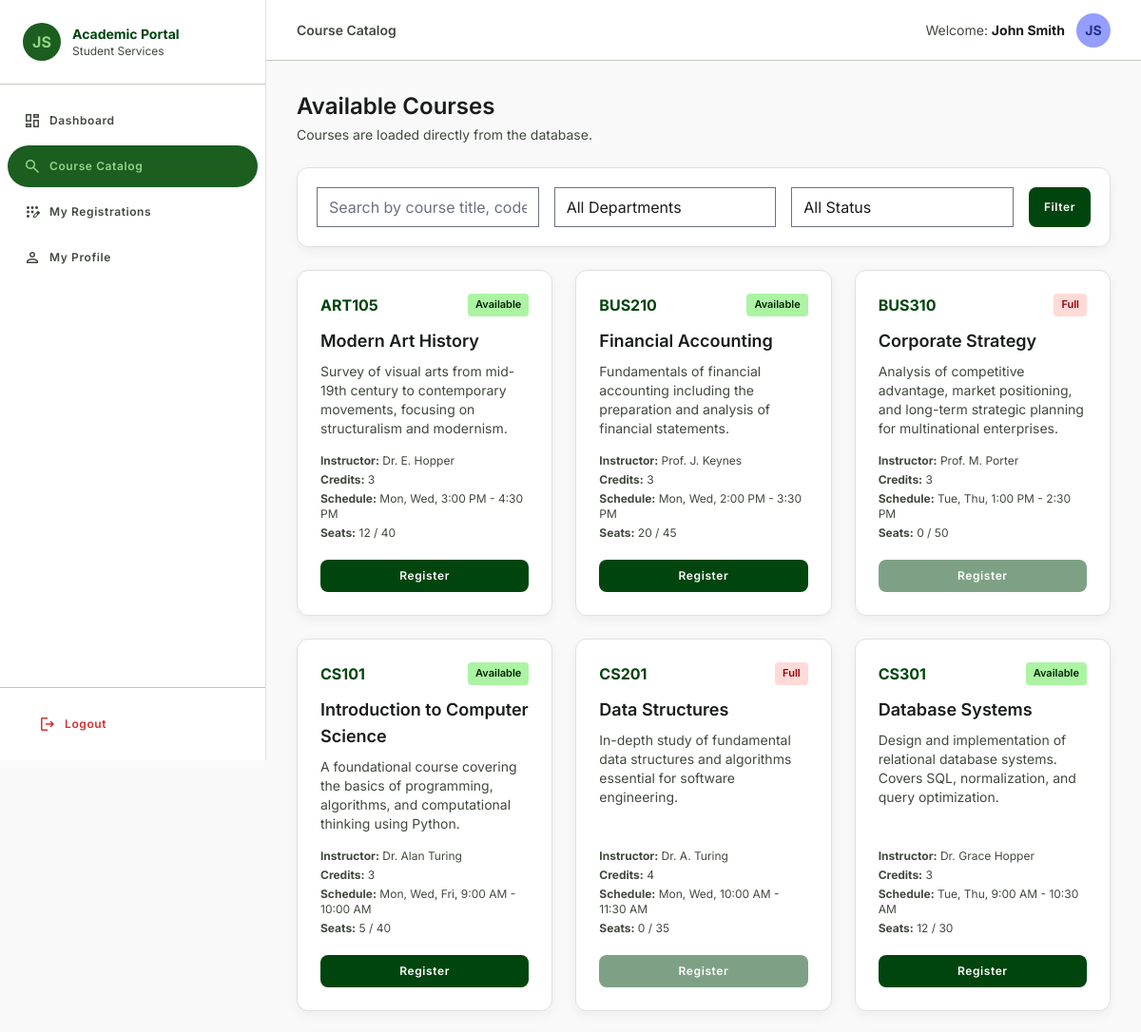
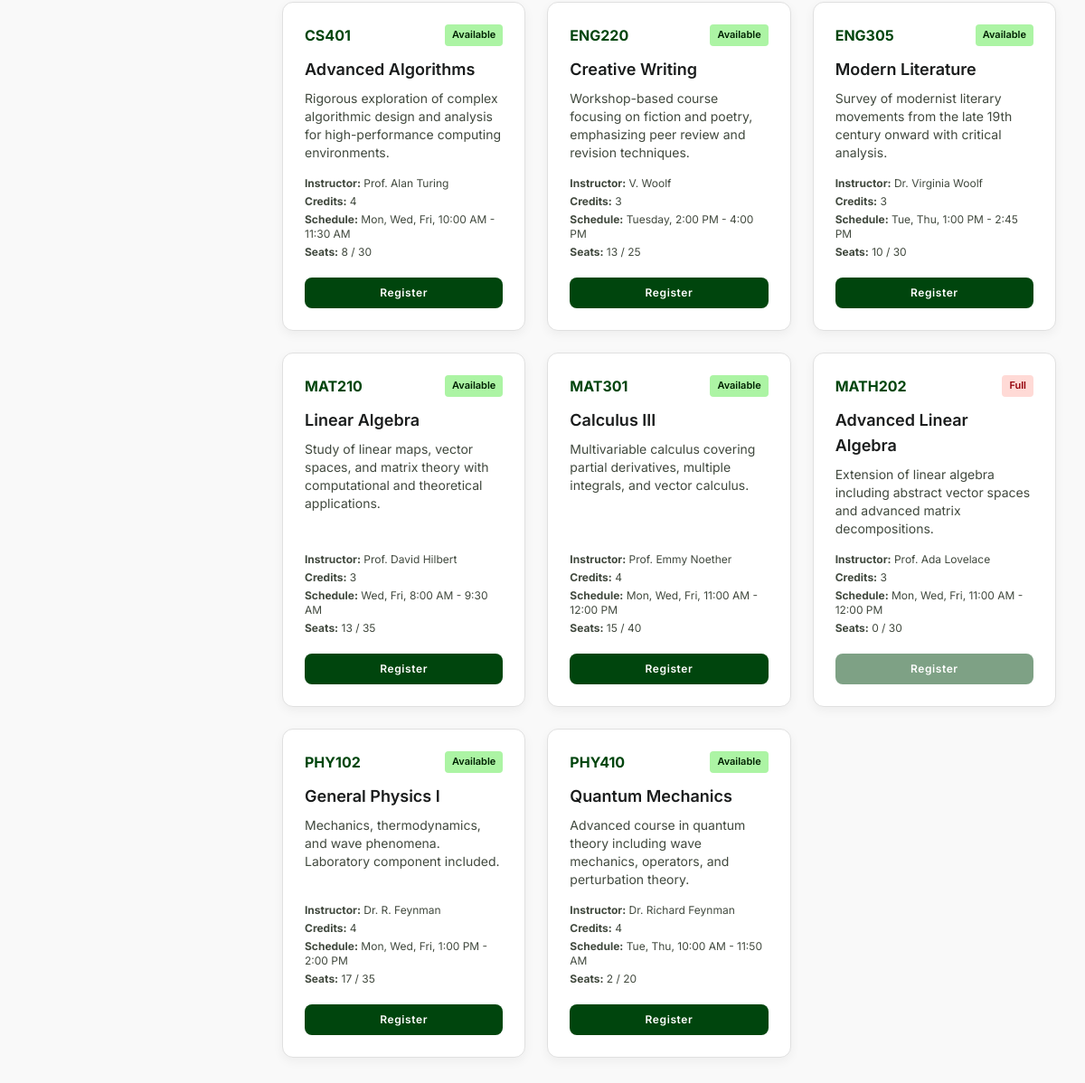
The page /student/courses.php (signed in) on the database its author committed (2 pictures, top to bottom).
### tables this page shows
CREATE TABLE students (
    student_id     INT UNSIGNED AUTO_INCREMENT PRIMARY KEY,
    user_id        INT UNSIGNED NOT NULL UNIQUE,
    student_number VARCHAR(20)  NOT NULL UNIQUE,
    department     VARCHAR(100) NOT NULL,
    program        VARCHAR(150) NOT NULL,
    year_level     TINYINT UNSIGNED NOT NULL DEFAULT 1,
    created_at     DATETIME NOT NULL DEFAULT CURRENT_TIMESTAMP,
    CONSTRAINT fk_student_user FOREIGN KEY (user_id)
        REFERENCES users(user_id) ON DELETE CASCADE ON UPDATE CASCADE,
    INDEX idx_student_number (student_number),
    INDEX idx_student_user   (user_id)
);

CREATE TABLE users (
    user_id       INT UNSIGNED AUTO_INCREMENT PRIMARY KEY,
    full_name     VARCHAR(150)  NOT NULL,
    email         VARCHAR(180)  NOT NULL UNIQUE,
    password_hash VARCHAR(255)  NOT NULL,
    role          ENUM('student','admin') NOT NULL DEFAULT 'student',
    is_active     TINYINT(1)    NOT NULL DEFAULT 1,
    created_at    DATETIME      NOT NULL DEFAULT CURRENT_TIMESTAMP,
    updated_at    DATETIME      NOT NULL DEFAULT CURRENT_TIMESTAMP ON UPDATE CURRENT_TIMESTAMP,
    INDEX idx_email (email),
    INDEX idx_role  (role)
);

CREATE TABLE courses (
    course_id       INT UNSIGNED AUTO_INCREMENT PRIMARY KEY,
    course_code     VARCHAR(20)  NOT NULL UNIQUE,
    course_title    VARCHAR(200) NOT NULL,
    description     TEXT,
    department      VARCHAR(100) NOT NULL,
    instructor      VARCHAR(150) NOT NULL,
    credit_hours    TINYINT UNSIGNED NOT NULL DEFAULT 3,
    schedule_day    VARCHAR(60)  NOT NULL,
    schedule_time   VARCHAR(60)  NOT NULL,
    capacity        SMALLINT UNSIGNED NOT NULL DEFAULT 30,
    available_seats SMALLINT UNSIGNED NOT NULL DEFAULT 30,
    status          ENUM('active','inactive','full') NOT NULL DEFAULT 'active',
    created_at      DATETIME NOT NULL DEFAULT CURRENT_TIMESTAMP,
    updated_at      DATETIME NOT NULL DEFAULT CURRENT_TIMESTAMP ON UPDATE CURRENT_TIMESTAMP,
    CONSTRAINT chk_capacity  CHECK (capacity > 0),
    CONSTRAINT chk_seats     CHECK (available_seats >= 0),
    CONSTRAINT chk_seats_cap CHECK (available_seats <= capacity),
    INDEX idx_course_code (course_code),
    INDEX idx_department  (department),
    INDEX idx_status      (status)
);

### includes/header.php (called while the page is built, shortened)
<?php
require_once __DIR__ . '/head.php';
?>

### includes/config.php (called while the page is built, shortened)
<?php
function url(string $path): string {
    return BASE_URL . $path;
}
function asset(string $path): string {
    return BASE_URL . $path;
}
?>

### includes/auth.php (called while the page is built, shortened)
<?php
require_once __DIR__ . '/db.php';
function currentUser(): ?array {
    global $pdo;
    $stmt = $pdo->prepare("\n        SELECT u.user_id, u.full_name, u.email, u.role, u.is_active,\n               s.student_id, s.student_number, s.department AS student_department, s.program, s.year_level,\n               a.admin_id, a.staff_number\n        FROM users u\n        LEFT JOIN students s ON u.user_id = s.user_id\n        LEFT JOIN admins a ON u.user_id = a.user_id\n        WHERE u.user_id = ?\n        LIMIT 1\n    ");
    $stmt->execute([$_SESSION['user_id']]);
    $user = $stmt->fetch();
    return $user ?: null;
}
?>

### includes/functions.php (called while the page is built, shortened)
<?php
require_once __DIR__ . '/db.php';
function e($value): string { return htmlspecialchars((string)$value, ENT_QUOTES, 'UTF-8'); }
function getInitials(?string $name): string {
    $parts = preg_split('/\s+/', trim((string)$name));
    $initials = '';
    foreach ($parts as $part) if ($part !== '') $initials .= strtoupper(substr($part, 0, 1));
    return substr($initials ?: 'U', 0, 2);
}
function getCourses(array $filters = []): array {
    global $pdo;
    $sql = "SELECT * FROM courses WHERE 1=1";
    $params = [];
    $search = trim($filters['search'] ?? '');
    $dept = trim($filters['dept'] ?? ($filters['department'] ?? ''));
    $status = trim($filters['status'] ?? '');
    $available = $filters['available'] ?? '';
    $sql .= " ORDER BY course_code ASC";
    $stmt = $pdo->prepare($sql);
    $stmt->execute($params);
    return $stmt->fetchAll();
}
?>

### student/courses.php (the view, shortened to what this page needs)
<?php
require_once '../includes/auth.php'; require_once '../includes/functions.php';
requireStudent(); $user=currentUser();
$filters=['search'=>$_GET['search']??'', 'dept'=>$_GET['dept']??'', 'available'=>$_GET['available']??'']; $courses=getCourses($filters);
$pageTitle='Course Catalog'; $activePage='courses'; $sidebarRole='student';
require_once '../includes/header.php'; require_once '../includes/sidebar.php';
?>
<div class="p-8 max-w-6xl mx-auto"><div class="mb-6"><h2 class="text-2xl font-semibold text-on-surface mb-1">Available Courses</h2><p class="text-sm text-on-surface-variant">Courses are loaded directly from the database.</p></div>
<form method="GET" class="card mb-6 p-5"><div class="flex flex-col md:flex-row gap-4"><input name="search" value="<?= e($filters['search']) ?>" class="form-input" placeholder="Search by course title, code, or instructor"><select name="dept" class="form-input max-w-xs"><option value="">All Departments</option></select><select name="available" class="form-input max-w-xs"><option value="">All Status</option></select><button class="btn-primary" type="submit">Filter</button></div></form>
<div class="grid grid-cols-1 md:grid-cols-2 lg:grid-cols-3 gap-6"><?php foreach($courses as $c): $isFull=(int)$c['available_seats']<=0 || $c['status']==='full'; ?><div class="course-card"><div class="flex justify-between gap-2 mb-3"><span class="font-bold text-primary"><?= e($c['course_code']) ?></span><span class="<?= $isFull?'badge-full':'badge-available' ?>"><?= $isFull?'Full':'Available' ?></span></div><h3 class="text-lg font-semibold mb-2"><?= e($c['course_title']) ?></h3><p class="text-sm text-on-surface-variant flex-grow"><?= e($c['description']) ?></p><div class="text-xs text-on-surface-variant mt-4 space-y-1"><p><strong>Instructor:</strong> <?= e($c['instructor']) ?></p><p><strong>Credits:</strong> <?= (int)$c['credit_hours'] ?></p><p><strong>Schedule:</strong> <?= e($c['schedule_day']) ?>, <?= e($c['schedule_time']) ?></p><p><strong>Seats:</strong> <?= (int)$c['available_seats'] ?> / <?= (int)$c['capacity'] ?></p></div><button class="btn-primary w-full justify-center mt-5" <?= $isFull?'disabled style="opacity:.5;cursor:not-allowed"':'' ?> onclick="enrollCourse(<?= (int)$c['course_id'] ?>)">Register</button></div><?php endforeach; ?></div></div>
<?php require_once '../includes/footer.php'; ?>

### includes/head.php (shortened to what this page needs)
<?php
require_once __DIR__ . '/config.php';
?>
<!DOCTYPE html>
<html lang="en" class="light">
<head>
<script src="https://cdn.tailwindcss.com?plugins=forms,container-queries"></script>
<link rel="stylesheet" href="<?= asset('/assets/css/style.css') ?>">
</head>
<body class="bg-background text-on-surface antialiased">

### includes/sidebar.php
<?php
if (($sidebarRole ?? '') === 'admin') require __DIR__ . '/admin_sidebar.php';
else require __DIR__ . '/student_sidebar.php';
?>
<div class="main-content">
<header class="sticky top-0 z-30 flex justify-between items-center px-8 h-16 bg-surface border-b border-outline-variant">
  <div class="flex items-center gap-3"><span class="text-sm font-semibold text-on-surface-variant hidden md:block"><?= e($pageTitle ?? 'Dashboard') ?></span></div>
  <div class="flex items-center gap-3">
    <span class="text-sm text-on-surface-variant"><?= ($sidebarRole ?? '') === 'admin' ? 'Admin' : 'Welcome' ?>: <strong class="text-on-surface"><?= e($user['full_name'] ?? 'User') ?></strong></span>
    <div class="w-9 h-9 rounded-full bg-secondary-container text-on-secondary-container flex items-center justify-center font-bold text-sm"><?= e(getInitials($user['full_name'] ?? 'User')) ?></div>
  </div>
</header>

### includes/student_sidebar.php
<aside class="sidebar" id="student-sidebar">
  <div class="flex items-center gap-3 p-6 border-b border-outline-variant">
    <div class="w-10 h-10 rounded-full bg-primary-container flex items-center justify-center font-bold text-on-primary-container"><?= e(getInitials($user['full_name'] ?? 'Student')) ?></div>
    <div><h2 class="text-sm font-bold text-primary">Academic Portal</h2><p class="text-xs text-on-surface-variant">Student Services</p></div>
  </div>
  <nav class="flex-1 py-4 overflow-y-auto"><ul class="space-y-1">
    <li><a class="nav-link <?= ($activePage ?? '') === 'dashboard' ? 'active' : '' ?>" href="<?= url('/student/dashboard.php') ?>"><span class="ms" style="font-size:20px">dashboard</span>Dashboard</a></li>
    <li><a class="nav-link <?= ($activePage ?? '') === 'courses' ? 'active' : '' ?>" href="<?= url('/student/courses.php') ?>"><span class="ms" style="font-size:20px">search</span>Course Catalog</a></li>
    <li><a class="nav-link <?= ($activePage ?? '') === 'mycourses' ? 'active' : '' ?>" href="<?= url('/student/my_courses.php') ?>"><span class="ms" style="font-size:20px">app_registration</span>My Registrations</a></li>
    <li><a class="nav-link <?= ($activePage ?? '') === 'profile' ? 'active' : '' ?>" href="<?= url('/student/profile.php') ?>"><span class="ms" style="font-size:20px">person</span>My Profile</a></li>
  </ul></nav>
  <div class="p-4 border-t border-outline-variant"><a href="<?= url('/logout.php') ?>" class="nav-link w-full text-error hover:bg-error-container/20"><span class="ms" style="font-size:20px;color:#D32F2F">logout</span>Logout</a></div>
</aside>

### includes/footer.php (shortened to what this page needs)
</div>
</body>
</html>

### assets/css/style.css (style rules this page uses)
* { font-family: 'Inter', sans-serif; }
body { min-height: 100dvh; }
.ms { font-family: 'Material Symbols Outlined'; font-weight: normal; font-style: normal; font-size: 24px; line-height: 1; letter-spacing: normal; text-transform: none; display: inline-block; white-space: nowrap; direction: ltr; -webkit-font-smoothing: antialiased; }
.nav-link { display: flex; align-items: center; gap: 8px; padding: 12px 16px; margin: 0 8px; border-radius: 9999px; cursor: pointer; font-size: 12px; font-weight: 600; letter-spacing: 0.05em; color: #41493e; transition: all 0.15s; }
.nav-link.active { background: #1b5e20; color: #90d689; }
.nav-link.active .ms { color: #90d689; }
.btn-primary { background: #00450d; color: white; padding: 8px 16px; border-radius: 8px; font-size: 12px; font-weight: 600; letter-spacing: 0.05em; cursor: pointer; border: none; display: inline-flex; align-items: center; gap: 6px; transition: all 0.15s; }
.card { background: white; border: 1px solid #E0E0E0; border-radius: 12px; padding: 24px; box-shadow: 0 4px 12px rgba(0,0,0,0.05); }
.badge-available { background: #acf4a4; color: #002203; font-size: 11px; font-weight: 600; padding: 3px 8px; border-radius: 4px; }
.badge-full { background: #ffdad6; color: #93000a; font-size: 11px; font-weight: 600; padding: 3px 8px; border-radius: 4px; }
.form-input { width: 100%; padding: 10px 14px; background: white; border: 1px solid #E0E0E0; border-radius: 8px; font-size: 15px; color: #1a1c1c; outline: none; transition: all 0.2s; box-sizing: border-box; }
.course-card { background: white; border: 1px solid #E0E0E0; border-radius: 12px; padding: 24px; box-shadow: 0 4px 12px rgba(0,0,0,0.05); display: flex; flex-direction: column; transition: box-shadow 0.2s; }
.sidebar { width: 280px; min-height: 100vh; background: white; border-right: 1px solid #E0E0E0; position: fixed; top: 0; left: 0; z-index: 40; display: flex; flex-direction: column; }
.main-content { margin-left: 280px; min-height: 100vh; background: #f9f9f9; }
.ms { font-feature-settings: 'liga'; }

### rows shown on the page
students: user.full_name "JS", user.full_name "John Smith"
courses: course_code "ART105", status "Available", course_title "Modern Art History", description "Survey of visual arts from mid-19th century to contemporary movements, focusing on structuralism and modernism.", instructor "Dr. E. Hopper", credit_hours "3", schedule_day "Mon, Wed", schedule_time "3:00 PM - 4:30 PM", available_seats "12", capacity "40"
courses: course_code "BUS210", status "Available", course_title "Financial Accounting", description "Fundamentals of financial accounting including the preparation and analysis of financial statements.", instructor "Prof. J. Keynes", credit_hours "3", schedule_day "Mon, Wed", schedule_time "2:00 PM - 3:30 PM", available_seats "20", capacity "45"
courses: course_code "BUS310", shows "Full", course_title "Corporate Strategy", description "Analysis of competitive advantage, market positioning, and long-term strategic planning for multinational enterprises.", instructor "Prof. M. Porter", credit_hours "3", schedule_day "Tue, Thu", schedule_time "1:00 PM - 2:30 PM", available_seats "0", capacity "50"
courses: course_code "CS101", status "Available", course_title "Introduction to Computer Science", description "A foundational course covering the basics of programming, algorithms, and computational thinking using Python.", instructor "Dr. Alan Turing", credit_hours "3", schedule_day "Mon, Wed, Fri", schedule_time "9:00 AM - 10:00 AM", available_seats "5", capacity "40"
courses: course_code "CS201", shows "Full", course_title "Data Structures", description "In-depth study of fundamental data structures and algorithms essential for software engineering.", instructor "Dr. A. Turing", credit_hours "4", schedule_day "Mon, Wed", schedule_time "10:00 AM - 11:30 AM", available_seats "0", capacity "35"
courses: course_code "CS301", status "Available", course_title "Database Systems", description "Design and implementation of relational database systems. Covers SQL, normalization, and query optimization.", instructor "Dr. Grace Hopper", credit_hours "3", schedule_day "Tue, Thu", schedule_time "9:00 AM - 10:30 AM", available_seats "12", capacity "30"
courses: course_code "CS401", status "Available", course_title "Advanced Algorithms", description "Rigorous exploration of complex algorithmic design and analysis for high-performance computing environments.", instructor "Prof. Alan Turing", credit_hours "4", schedule_day "Mon, Wed, Fri", schedule_time "10:00 AM - 11:30 AM", available_seats "8", capacity "30"
courses: course_code "ENG220", status "Available", course_title "Creative Writing", description "Workshop-based course focusing on fiction and poetry, emphasizing peer review and revision techniques.", instructor "V. Woolf", credit_hours "3", schedule_day "Tuesday", schedule_time "2:00 PM - 4:00 PM", available_seats "13", capacity "25"
courses: course_code "ENG305", status "Available", course_title "Modern Literature", description "Survey of modernist literary movements from the late 19th century onward with critical analysis.", instructor "Dr. Virginia Woolf", credit_hours "3", schedule_day "Tue, Thu", schedule_time "1:00 PM - 2:45 PM", available_seats "10", capacity "30"
courses: course_code "MAT210", status "Available", course_title "Linear Algebra", description "Study of linear maps, vector spaces, and matrix theory with computational and theoretical applications.", instructor "Prof. David Hilbert", credit_hours "3", schedule_day "Wed, Fri", schedule_time "8:00 AM - 9:30 AM", available_seats "13", capacity "35"
courses: course_code "MAT301", status "Available", course_title "Calculus III", description "Multivariable calculus covering partial derivatives, multiple integrals, and vector calculus.", instructor "Prof. Emmy Noether", credit_hours "4", schedule_day "Mon, Wed, Fri", schedule_time "11:00 AM - 12:00 PM", available_seats "15", capacity "40"
courses: course_code "MATH202", shows "Full", course_title "Advanced Linear Algebra", description "Extension of linear algebra including abstract vector spaces and advanced matrix decompositions.", instructor "Prof. Ada Lovelace", credit_hours "3", schedule_day "Mon, Wed, Fri", schedule_time "11:00 AM - 12:00 PM", available_seats "0", capacity "30"
courses: course_code "PHY102", status "Available", course_title "General Physics I", description "Mechanics, thermodynamics, and wave phenomena. Laboratory component included.", instructor "Dr. R. Feynman", credit_hours "4", schedule_day "Mon, Wed, Fri", schedule_time "1:00 PM - 2:00 PM", available_seats "17", capacity "35"
courses: course_code "PHY410", status "Available", course_title "Quantum Mechanics", description "Advanced course in quantum theory including wave mechanics, operators, and perturbation theory.", instructor "Dr. Richard Feynman", credit_hours "4", schedule_day "Tue, Thu", schedule_time "10:00 AM - 11:50 AM", available_seats "2", capacity "20"

### other values the page prints
$pageTitle "Course Catalog"
